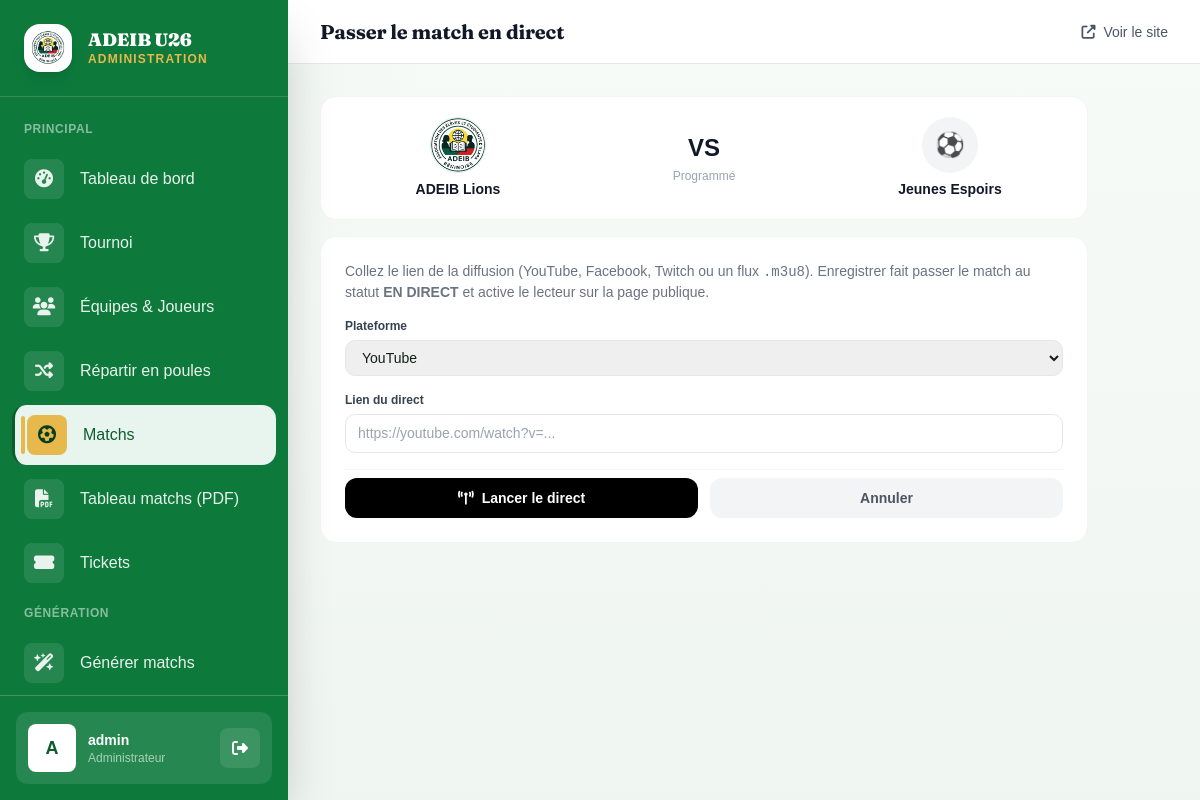
The page /admin-panel/matches/45/live/ (signed in) on the database as committed earlier.
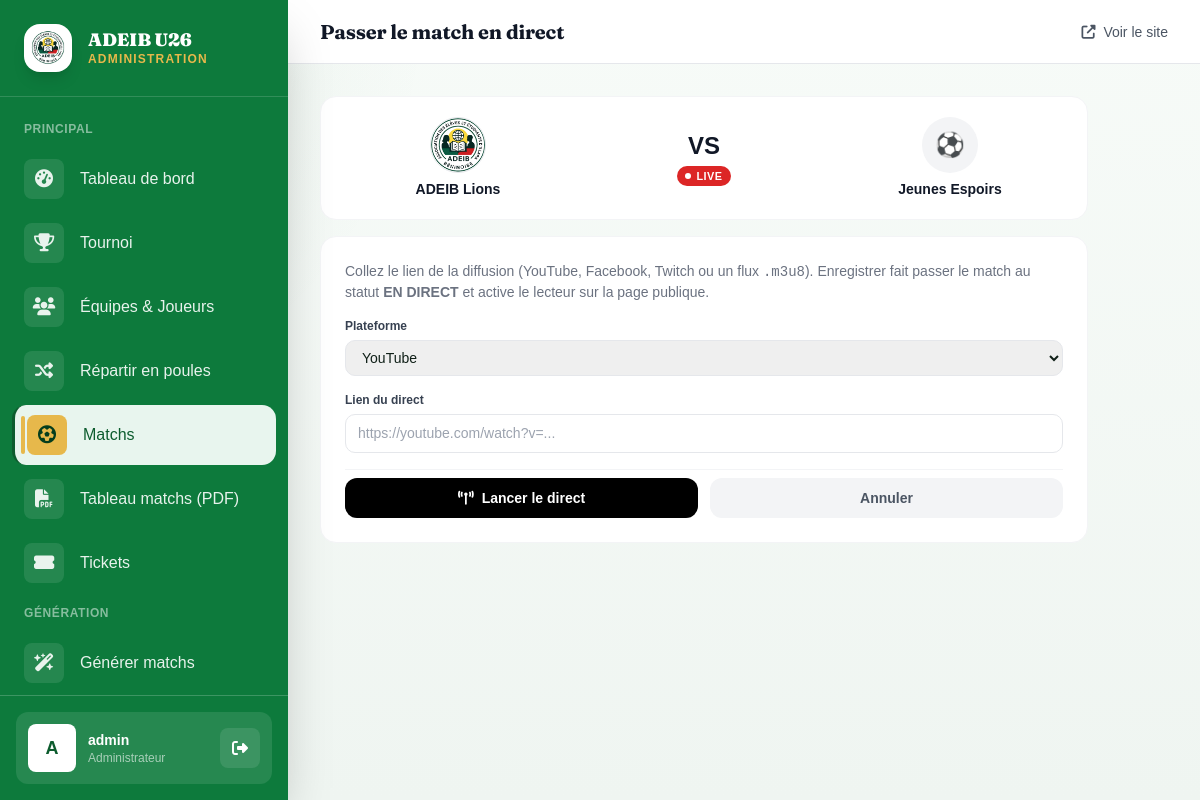
The same page on the database as committed later.
### tournament/models.py (models this page shows, shortened)
class Match(models.Model):
    PHASE_CHOICES = [
        ('GROUP', 'Phase de groupes'),
        ('QF', 'Quart de finale'),
        ('SF', 'Demi-finale'),
        ('3RD', 'Match 3e place'),
        ('FINAL', 'Finale'),
    ]
    STATUS_CHOICES = [
        ('SCHEDULED', 'Programmé'),
        ('LIVE', 'En direct'),
        ('FINISHED', 'Terminé'),
        ('CANCELLED', 'Annulé'),
    ]
    tournament = models.ForeignKey(Tournament, on_delete=models.CASCADE, related_name='matches')
    phase = models.CharField(max_length=10, choices=PHASE_CHOICES, default='GROUP')
    group = models.ForeignKey(Group, on_delete=models.SET_NULL, null=True, blank=True, related_name='matches')
    home_team = models.ForeignKey(Team, on_delete=models.CASCADE, related_name='home_matches')
    away_team = models.ForeignKey(Team, on_delete=models.CASCADE, related_name='away_matches')
    match_date = models.DateTimeField(null=True, blank=True)
    venue = models.CharField(max_length=200, blank=True, default='Stade Cup Legends')
    home_score = models.PositiveIntegerField(default=0)
    away_score = models.PositiveIntegerField(default=0)
    status = models.CharField(max_length=10, choices=STATUS_CHOICES, default='SCHEDULED')
    matchday = models.PositiveIntegerField(default=1)
    live_started_at = models.DateTimeField(null=True, blank=True)
    stream_url = models.URLField(blank=True, null=True, verbose_name='Lien de diffusion')
    stream_platform = models.CharField(
        max_length=10, choices=STREAM_PLATFORM_CHOICES, default='YOUTUBE',
        blank=True, verbose_name='Plateforme de diffusion',
    )
    man_of_the_match = models.ForeignKey(
        'Player', on_delete=models.SET_NULL, null=True, blank=True,
        related_name='motm_awards', verbose_name='Homme du match',
    )
    class Meta:
        verbose_name = 'Match'
        verbose_name_plural = 'Matchs'
        ordering = ['match_date']

class Team(models.Model):
    tournament = models.ForeignKey(Tournament, on_delete=models.CASCADE, related_name='teams')
    name = models.CharField(max_length=200)
    logo = models.ImageField(upload_to='teams/', blank=True, null=True)
    group = models.ForeignKey(Group, on_delete=models.SET_NULL, null=True, blank=True, related_name='teams')
    coach_name = models.CharField(max_length=200, blank=True, verbose_name='Entraîneur')
    president_name = models.CharField(max_length=200, blank=True, verbose_name='Président')
    qr_code = models.ImageField(upload_to='qrcodes/', blank=True, null=True)
    created_at = models.DateTimeField(auto_now_add=True)
    class Meta:
        verbose_name = 'Équipe'
        ordering = ['name']

### tournament/views.py (the view)
# urls.py: path('admin-panel/matches/<int:pk>/live/', views.admin_set_live, name='admin_set_live'),
@login_required
@user_passes_test(is_admin)
def admin_set_live(request, pk):
    match = get_object_or_404(Match, pk=pk)
    if request.method == 'POST':
        form = MatchLiveForm(request.POST, instance=match)
        if form.is_valid():
            m = form.save(commit=False)
            if m.status != 'LIVE':
                m.status = 'LIVE'
                m.live_started_at = timezone.now()
            m.save()
            messages.success(request, f'{match} est maintenant EN DIRECT.')
            return redirect('admin_matches')
    else:
        form = MatchLiveForm(instance=match)
    return render(request, 'admin_panel/live_form.html', {'form': form, 'match': match})

### tournament/forms.py
class MatchLiveForm(forms.ModelForm):
    class Meta:
        model = Match
        fields = ['stream_platform', 'stream_url']
        widgets = {
            'stream_url': forms.URLInput(attrs={
                'class': 'form-input',
                'placeholder': 'https://youtube.com/watch?v=...',
            }),
        }
        labels = {
            'stream_platform': 'Plateforme',
            'stream_url': 'Lien du direct',
        }

### tournament/context_processors.py (called while the page is built)
def active_tournament(request):
    today = timezone.localdate()
    active = Tournament.objects.filter(is_active=True)
    tournament = active.filter(
        start_date__isnull=False,
        end_date__isnull=False,
        start_date__lte=today,
        end_date__gte=today,
    ).order_by('start_date').first()
    if tournament is None:
        tournament = active.filter(
            start_date__isnull=False,
            start_date__gte=today,
        ).order_by('start_date').first()
    if tournament is None:
        tournament = active.order_by('-start_date', '-id').first()
    return {'tournament': tournament}

### tournament/views.py (called while the page is built)
def is_admin(user):
    return user.is_staff or user.is_superuser

### templates/admin_panel/live_form.html (shortened to what this page needs)
{% extends 'admin_panel/base_admin.html' %}
{% block page_title %}Passer le match en direct{% endblock %}
{% block content %}
<div class="w-full max-w-3xl">
  <div class="bg-white rounded-2xl border border-gray-100 p-5 mb-4">
    <div class="grid grid-cols-3 items-center gap-3 text-center">
      <div>
        {% if match.home_team.logo %}
        <img src="{{ match.home_team.logo.url }}" alt="" class="w-14 h-14 rounded-full object-cover border border-gray-200 mx-auto mb-2">
        {% else %}
        <div class="w-14 h-14 rounded-full bg-gray-100 flex items-center justify-center text-2xl mx-auto mb-2">⚽</div>
        {% endif %}
        <div class="font-black text-sm text-gray-900 leading-tight">{{ match.home_team.name }}</div>
      </div>
      <div>
        <div class="text-2xl font-black text-gray-900">VS</div>
        <div class="text-xs text-gray-400 mt-1">
          {% if match.status == 'LIVE' %}<span class="live-pill"><span class="live-dot"></span>LIVE</span>
          {% else %}<span>{{ match.get_status_display }}</span>{% endif %}
        </div>
      </div>
      <div>
        {% if match.away_team.logo %}
        <img src="{{ match.away_team.logo.url }}" alt="" class="w-14 h-14 rounded-full object-cover border border-gray-200 mx-auto mb-2">
        {% else %}
        <div class="w-14 h-14 rounded-full bg-gray-100 flex items-center justify-center text-2xl mx-auto mb-2">⚽</div>
        {% endif %}
        <div class="font-black text-sm text-gray-900 leading-tight">{{ match.away_team.name }}</div>
      </div>
    </div>
  </div>
  <div class="bg-white rounded-2xl border border-gray-100 p-6">
    <p class="text-sm text-gray-500 mb-4">
      Collez le lien de la diffusion (YouTube, Facebook, Twitch ou un flux <code>.m3u8</code>).
      Enregistrer fait passer le match au statut <strong>EN DIRECT</strong> et active le lecteur sur la page publique.
    </p>
    <form method="post" class="space-y-4">
      {% for field in form %}
      <div>
        <label class="block text-xs font-bold text-gray-700 mb-1.5">{{ field.label }}</label>
        {{ field }}
      </div>
      {% endfor %}
      <div class="flex gap-3 pt-2 border-t border-gray-100">
        <button type="submit" class="flex-1 py-2.5 rounded-xl text-white text-sm font-bold bg-black">
          <i class="fas fa-broadcast-tower mr-2"></i>Lancer le direct
        </button>
        <a href="{% url 'admin_matches' %}" class="flex-1 py-2.5 rounded-xl text-gray-600 text-sm font-bold text-center bg-gray-100 hover:bg-gray-200 transition-colors">
          Annuler
        </a>
      </div>
    </form>
  </div>
</div>
{% endblock %}

Rows that differ between the two databases and show on the page:
changed Match "YouTube": status "Programmé" → (not shown)
Other text that changed with them:
text now shown: "LIVE"
